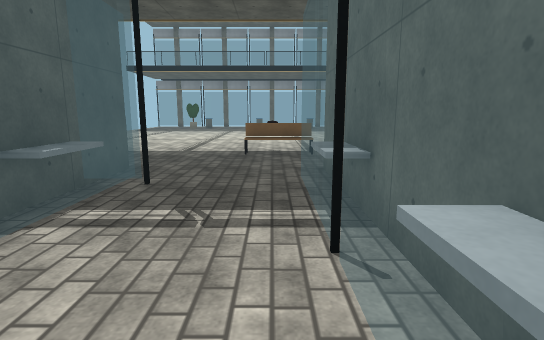
View 1 (above)

17 first-person views from a walk through a robot-simulator world made for Webots. The camera is 1.2 m above the floor, tilts 10° down and sees 80° across. The floor is counted in squares, 1 m on a side. Each view is taken from the middle of a square. On the plan, view 1 faces up. The plan holds only what a view shows up to about 13 squares ahead; the rest is blank. The robots in the file are not drawn. Webots' stock objects and surfaces are drawn as simple stand-ins.

View 2
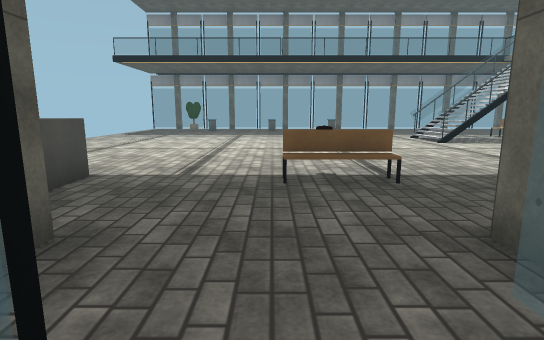

View 3
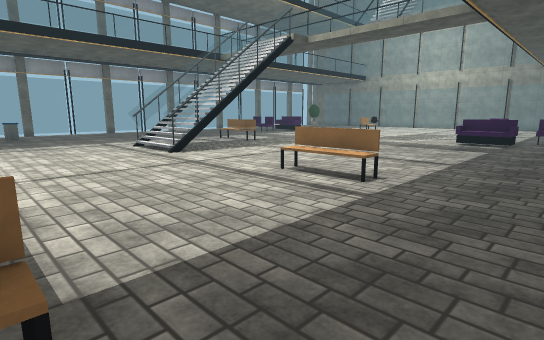

View 4
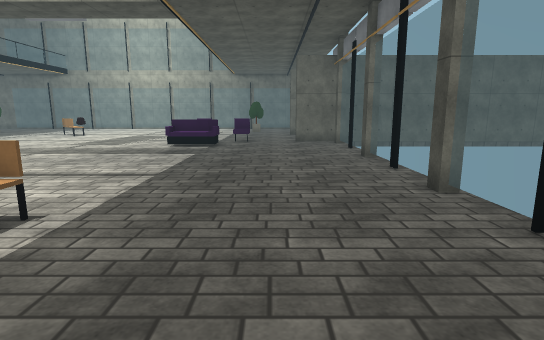

View 5
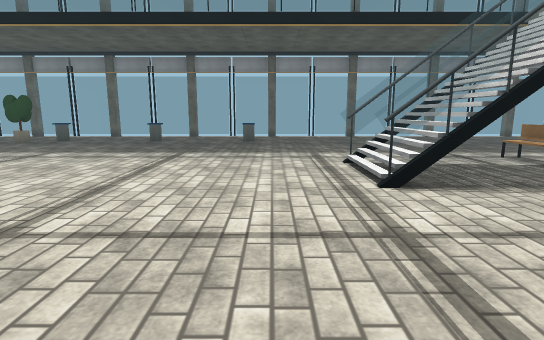

View 6
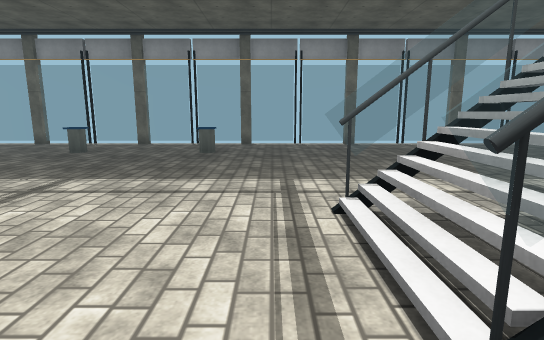

View 7
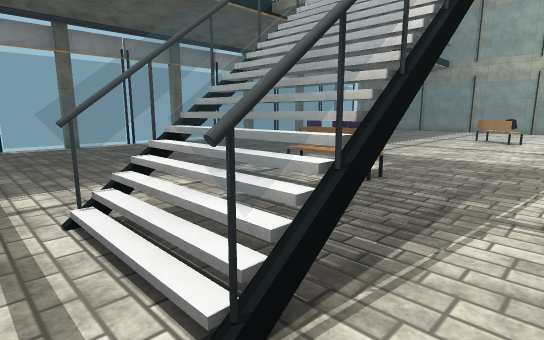

View 8
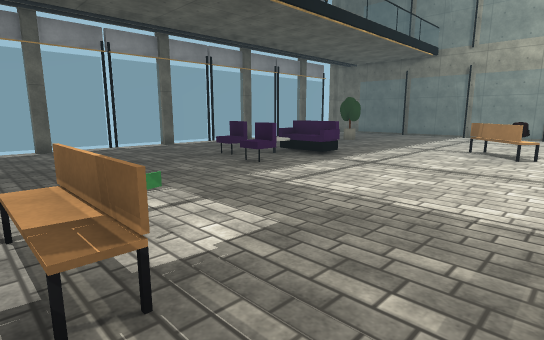

View 9
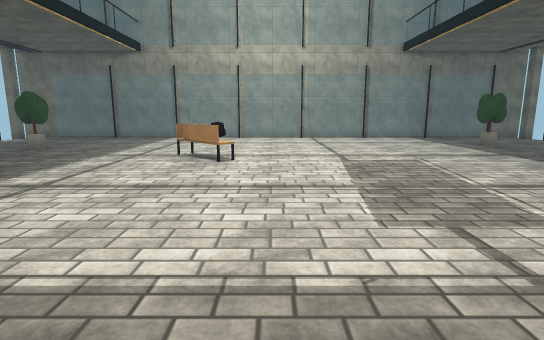

View 10
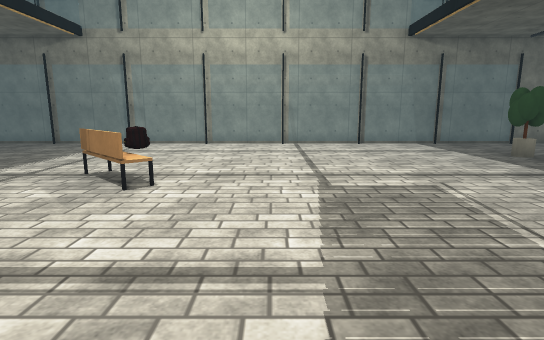

View 11
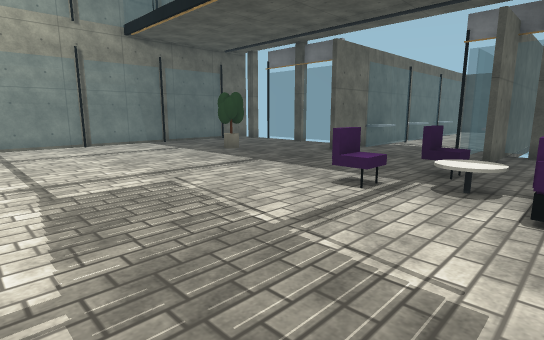

View 12
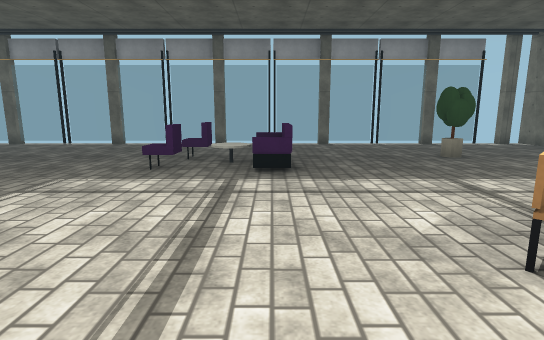

View 13
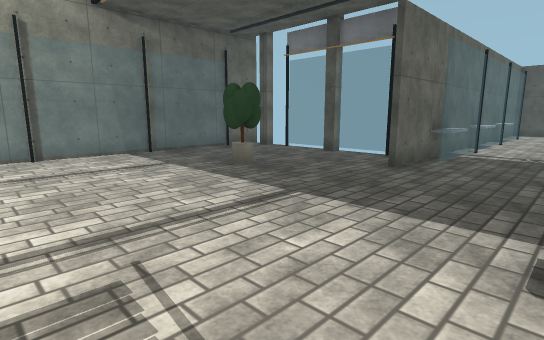

View 14
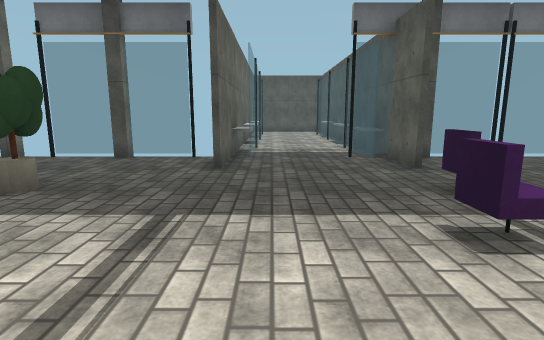

View 15
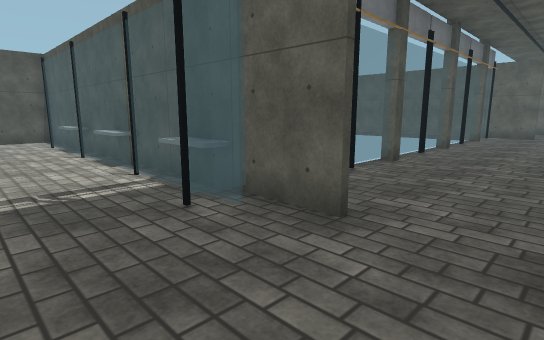

View 16
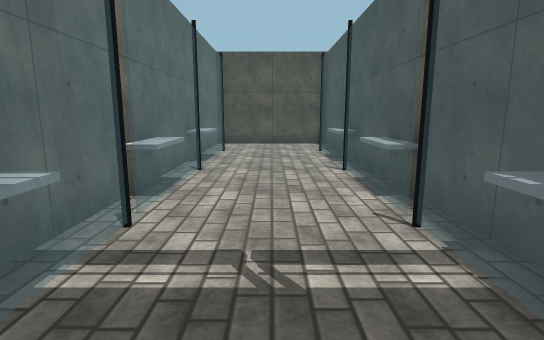

View 17
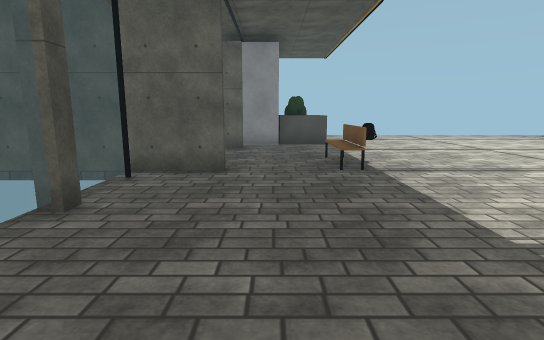

### Floor plan
Key: @ floor where view 1 was taken; # wall or solid block; . floor; = window, fence, low wall or low ledge; B bench; G gate; P black post; R grey box; A dark grey pole; C counter; U purple box; L black box; I pillar; T laptop; K book; E green ball; O other object.
Columns run from 8 left of view 1 to 28 right of it. Each row starts with its distance up from view 1.
 29    =I=P=I=P=I=P=I=P=I=P=I=P=I=P=I PI#
 28    .................................#
 27     ................................=
 26     ...O...O........................=
 25   O.....................U......E....P
 24   .......................IO.........=
 23    .....................U.LU........=
 22    .......................U.......  P
 21     ...............B............... =
 20      .........  A..K.........B......=
 19       ........RRR..B.........T......P
 18    ..  .......RRR...........B.......=
 17 ..............  A...................=
 16 ....................................O
 15  ...................................=
 14  ...................................=
 13   ............B.....................P
 12   ............B........U............=
 11    ...........B........LI.U.........=
 10    C...BGB.............OIU..........P
  9    C.....................U......E...=
  8    #................................=
  7    #.#...#...............#...#......O
  6      #...#...............#...#......#
  5      #P..=P=I P=I P I=P=I#P..=P=I=PI#
  4      R...R               R...R
  3       ...P               P...P
  2       ...=               =...=
  1          R               R...R
  0         @                =...=
 -1                          P...P
 -2                          =...=
 -3                          O...O
 -4                          P...P
 -5                          #...#
 -6                          #...#
 -7                          #####

Where each view was taken, in squares from view 1:
view 1: 0 up, 0 right, facing up
view 2: 4 up, 1 left, facing up
view 3: 8 up, 1 right, facing up-right
view 4: 8 up, 3 right, facing right
view 5: 12 up, 4 right, facing up
view 6: 16 up, 5 right, facing up
view 7: 16 up, 5 right, facing up-right
view 8: 17 up, 10 right, facing up-right
view 9: 17 up, 12 right, facing right
view 10: 16 up, 15 right, facing right
view 11: 16 up, 15 right, facing down-right
view 12: 16 up, 18 right, facing up
view 13: 14 up, 18 right, facing down-right
view 14: 14 up, 20 right, facing down
view 15: 9 up, 20 right, facing down-left
view 16: 6 up, 19 right, facing down
view 17: 8 up, 8 right, facing left
